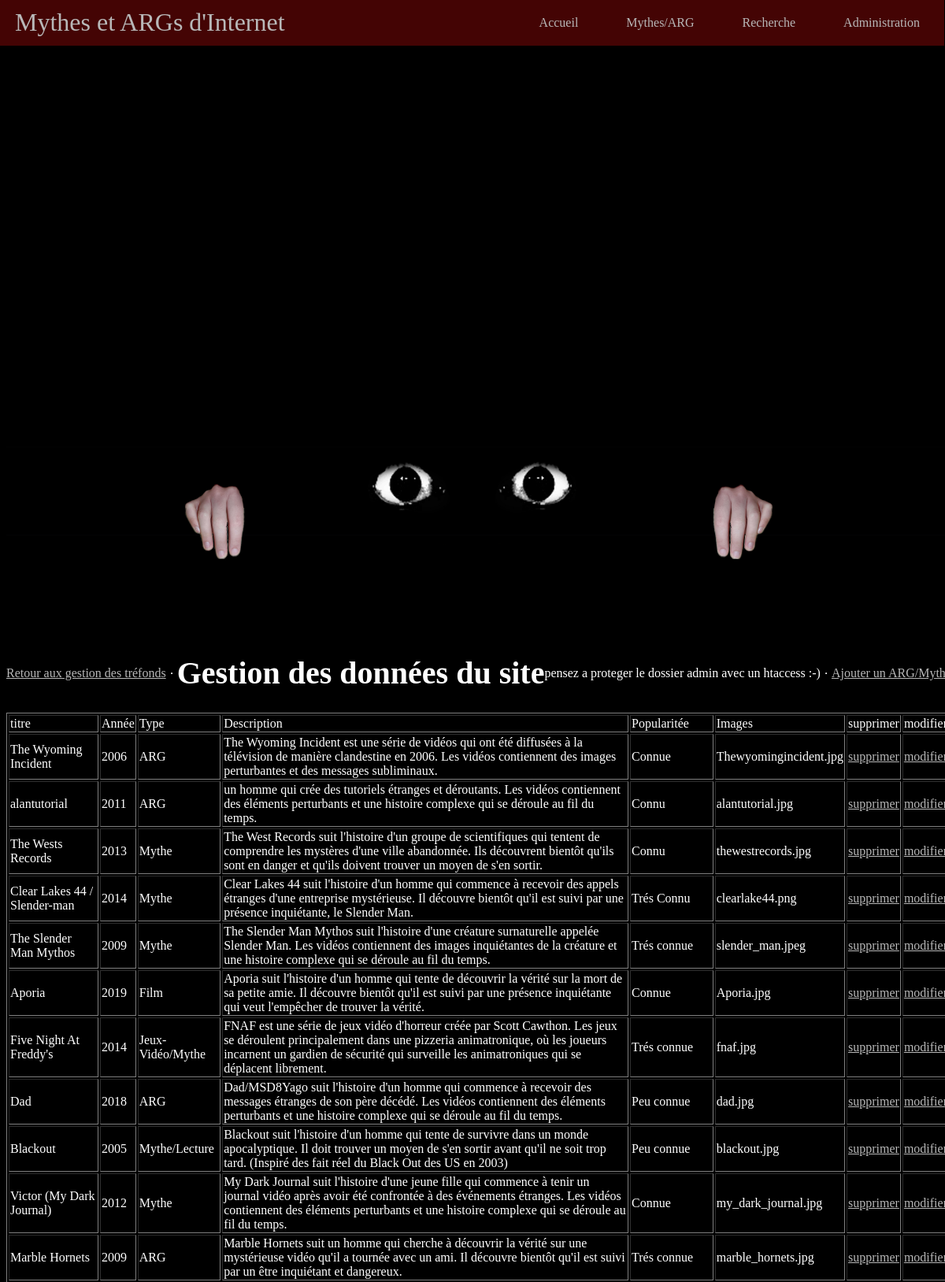
/table1_gestion.php (upper part), run on the app's committed database.
### tables this page shows
CREATE TABLE `mythes` (
  `mARG_id` int(11) NOT NULL AUTO_INCREMENT COMMENT 'Identifiant des mythes et ARGs',
  `mARG_titre` char(45) NOT NULL COMMENT 'Titres des ARGs et mythes',
  `mARG_annee` year(4) NOT NULL COMMENT 'Année d''apparition/création des ARGs et mythes',
  `mARG_desc` varchar(255) NOT NULL COMMENT 'Description et resumes ',
  `mARG_photo` varchar(50) DEFAULT NULL,
  `mARG_type` char(25) NOT NULL COMMENT 'Types de l''histoire (entre ARG ou mythe d''internet : tréfond, début de l''iceberg ...)',
  `mARG_popularitee` char(15) NOT NULL COMMENT 'Montrer son influence/popularitee sur le web (Faible/FOrt/Trés fort/Traumatisant...)',
  `_crea_id` int(11) NOT NULL COMMENT 'Identifiant créateurs ARGs et mythes (clé étrangère)',
  PRIMARY KEY (`mARG_id`),
  KEY `crea_id` (`_crea_id`),
  CONSTRAINT `crea_id` FOREIGN KEY (`_crea_id`) REFERENCES `createur` (`crea_id`)
);

### table1_gestion.php (the view, shortened to what this page needs)
<!DOCTYPE html>
<html lang="fr">
<head>
    <link rel="stylesheet" href="css/style.css">
</head>
<body>
<?php
require('header.php');
?>
<a href="../admin.php">Retour aux gestion des tréfonds</a>
	<hr>
<h1>Gestion des données du site</h1>
<p>pensez a proteger le dossier admin avec un htaccess :-)</p>
<hr>
<a href="ajouter.php">Ajouter un ARG/Mythe</a>
<table border=1>
	<thead>
		<tr><td>titre</td><td>Année</td><td>Type</td><td>Description</td><td>Popularitée</td><td>Images</td><td>supprimer</td><td>modifier</td></tr>
	</thead>
    <tbody>
<?php
$mabd = new PDO('mysql:host=localhost;dbname=sae203Base;charset=UTF8;', 'sae203User', 'CarlPHP02#');
$mabd->query('SET NAMES utf8;');
$req = "SELECT * FROM Mythes";
$resultat = $mabd->query($req);
foreach ($resultat as $value) {
    echo '<tr>' ;
    echo '<td>'.$value['mARG_titre'] . '</td>';
    echo '<td>' . $value['mARG_annee'] . '</td>';
    echo '<td>' . $value['mARG_type'] . '</td>';
    echo '<td>' . $value['mARG_desc'] . '</td>';
    echo '<td>' . $value['mARG_popularitee'] . '</td>';
    echo '<td>' .$value['mARG_photo']. '</td>';
    echo '<td> <a href="table1_delete.php?num='.$value['mARG_id'].'""> supprimer </a> </td>';
    echo '<td> <a href="modifier.php?num='.$value['mARG_id'].'"" > modifier </a> </td>';
    echo '</tr>';
}
?>
</tbody>
</table>
</body>
</html>

### css/style.css (style rules this page uses)
body { background-color: black; color:rgb(255, 255, 255); min-width:360px; display: flex; flex-wrap: wrap; align-items: center; justify-content: center; position: absolute; top:16%; width: 100%; }
a { color:#B8B8B8; font-style:"Horror"; }
h1 { font-size: 40px; }
h1 { display: flex; text-align: center; justify-content: center; }

### data on the page
mythes: mARG_titre "The Wyoming Incident", mARG_annee "2006", mARG_type "ARG", mARG_desc "The Wyoming Incident est une série de vidéos qui ont été diffusées à la télévision de manière clandestine en 2006. Les vidéos contiennent des images perturbantes et des messages subliminaux.", mARG_popularitee "Connue", mARG_photo "Thewyomingincident.jpg"
mythes: mARG_titre "alantutorial", mARG_annee "2011", mARG_type "ARG", mARG_desc "un homme qui crée des tutoriels étranges et déroutants. Les vidéos contiennent des éléments perturbants et une histoire complexe qui se déroule au fil du temps.", mARG_popularitee "Connu", mARG_photo "alantutorial.jpg"
mythes: mARG_titre "The Wests Records", mARG_annee "2013", mARG_type "Mythe", mARG_desc "The West Records suit l'histoire d'un groupe de scientifiques qui tentent de comprendre les mystères d'une ville abandonnée. Ils découvrent bientôt qu'ils sont en danger et qu'ils doivent trouver un moyen de s'en sortir.", mARG_popularitee "Connu", mARG_photo "thewestrecords.jpg"
mythes: mARG_titre "Clear Lakes 44 / Slender-man", mARG_annee "2014", mARG_type "Mythe", mARG_desc "Clear Lakes 44 suit l'histoire d'un homme qui commence à recevoir des appels étranges d'une entreprise mystérieuse. Il découvre bientôt qu'il est suivi par une présence inquiétante, le Slender Man.", mARG_popularitee "Trés Connu", mARG_photo "clearlake44.png"
mythes: mARG_titre "The Slender Man Mythos", mARG_annee "2009", mARG_type "Mythe", mARG_desc "The Slender Man Mythos suit l'histoire d'une créature surnaturelle appelée Slender Man. Les vidéos contiennent des images inquiétantes de la créature et une histoire complexe qui se déroule au fil du temps.", mARG_popularitee "Trés connue", mARG_photo "slender_man.jpeg"
mythes: mARG_titre "Aporia", mARG_annee "2019", mARG_type "Film", mARG_desc "Aporia suit l'histoire d'un homme qui tente de découvrir la vérité sur la mort de sa petite amie. Il découvre bientôt qu'il est suivi par une présence inquiétante qui veut l'empêcher de trouver la vérité.", mARG_popularitee "Connue", mARG_photo "Aporia.jpg"
mythes: mARG_titre "Five Night At Freddy's", mARG_annee "2014", mARG_type "Jeux-Vidéo/Mythe", mARG_desc "FNAF est une série de jeux vidéo d'horreur créée par Scott Cawthon. Les jeux se déroulent principalement dans une pizzeria animatronique, où les joueurs incarnent un gardien de sécurité qui surveille les animatroniques qui se déplacent librement.", mARG_popularitee "Trés connue", mARG_photo "fnaf.jpg"
mythes: mARG_titre "Dad", mARG_annee "2018", mARG_type "ARG", mARG_desc "Dad/MSD8Yago suit l'histoire d'un homme qui commence à recevoir des messages étranges de son père décédé. Les vidéos contiennent des éléments perturbants et une histoire complexe qui se déroule au fil du temps.", mARG_popularitee "Peu connue", mARG_photo "dad.jpg"
mythes: mARG_titre "Blackout", mARG_annee "2005", mARG_type "Mythe/Lecture", mARG_desc "Blackout suit l'histoire d'un homme qui tente de survivre dans un monde apocalyptique. Il doit trouver un moyen de s'en sortir avant qu'il ne soit trop tard. (Inspiré des fait réel du Black Out des US en 2003)", mARG_popularitee "Peu connue", mARG_photo "blackout.jpg"
mythes: mARG_titre "Victor (My Dark Journal)", mARG_annee "2012", mARG_type "Mythe", mARG_desc "My Dark Journal suit l'histoire d'une jeune fille qui commence à tenir un journal vidéo après avoir été confrontée à des événements étranges. Les vidéos contiennent des éléments perturbants et une histoire complexe qui se déroule au fil du temps.", mARG_popularitee "Connue", mARG_photo "my_dark_journal.jpg"
mythes: mARG_titre "Marble Hornets", mARG_annee "2009", mARG_type "ARG", mARG_desc "Marble Hornets suit un homme qui cherche à découvrir la vérité sur une mystérieuse vidéo qu'il a tournée avec un ami. Il découvre bientôt qu'il est suivi par un être inquiétant et dangereux.", mARG_popularitee "Trés connue", mARG_photo "marble_hornets.jpg"
